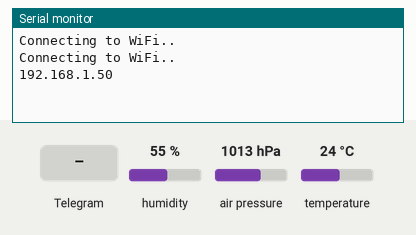
Bench run of a sketch on a simulated ESP8266 (NodeMCU). Parts: the last lines printed to the serial monitor. The inputs (shaded band) are chosen by the test bench; at power-on: humidity 55 %, air pressure 1013 hPa, temperature 24 °C. WiFi joins after 1.5 s; servers stay silent unless stated; the local clock reads 2024-03-15 10:24:30 at power-on unless the sketch sets it.

Above: at 3.2 s.
3.3 s: Telegram message "/start" received
At 4.6 s:
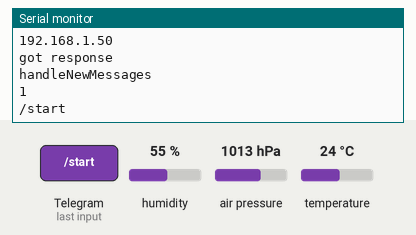
5.1 s: Telegram message "/readings" received
At 6.0 s:
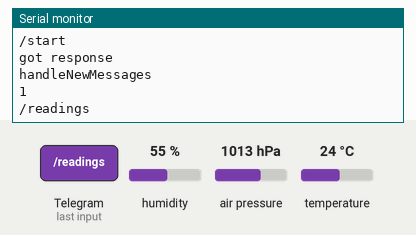
7.0 s: Telegram message "/temperature" received
At 8.6 s:
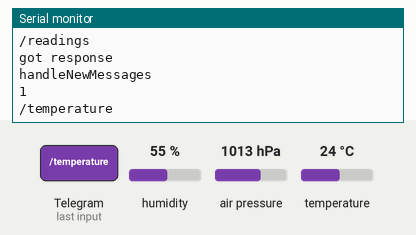
8.9 s: Telegram message "/humidity" received
At 10.4 s:
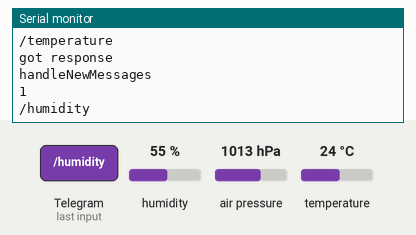
10.8 s: Telegram message "/pressure" received
At 11.9 s:
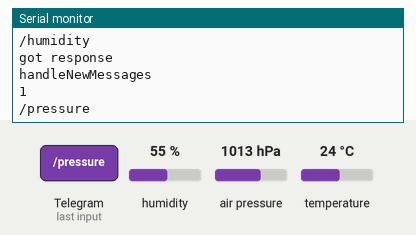

The sketch:

WeatherStation_2.0.ino
```cpp
#ifdef ESP32
#include "WiFi.h"
#else
#include "ESP8266WiFi.h"
#endif
#include "WiFiClientSecure.h"
#include "UniversalTelegramBot.h"
#include "ArduinoJson.h"
#include "Adafruit_BME280.h"
#include "Adafruit_Sensor.h"

const char* ssid = "******";
const char* password = "*******";

#define BOTtoken "5785951704:AAEhQfziLkTfzeq_3r_TxfEbOZyT2DMJCPM"

#ifdef ESP8266
  X509List cert(TELEGRAM_CERTIFICATE_ROOT);
#endif

WiFiClientSecure client;
UniversalTelegramBot bot(BOTtoken, client);

 int botRequestDelay = 1000;
 unsigned long lastTimeBotRan;

 Adafruit_BME280 bme;

 String getReadings(){
  float temperature, humidity, pressure;
  temperature = bme.readTemperature();
  humidity = bme.readHumidity();
  pressure = bme.readPressure() / 100.0F * 0.7500637554192;

  String message = "🌡Температура: " + String(temperature) + " ºC \n";
  message += "💧 Влажность: " + String(humidity) + " % \n";
  message += "㎪ Давление: " + String(pressure) + " Mm \n";
  return message;
 }

 String getTempr(){
  float temperature;
  temperature = bme.readTemperature();
  String message = "🌡 Температура: " + String(temperature) + " ºC \n";
  return message;
 }
  String getHum(){
  float humidity;
  humidity = bme.readHumidity();
  String message = "💧 Влажность: " + String(humidity) + " % \n";
  return message;
 }
 String getPres(){
  float pressure;
  pressure = bme.readPressure() / 100.0F * 0.7500637554192;
  String message = "㎪ Давление: " + String(pressure) + " Mm \n";
  return message;
 }


void handleNewMessages(int numNewMessages){
  Serial.println("handleNewMessages");
  Serial.println(String(numNewMessages));

  for (int i = 0; i < numNewMessages; i++){
    String chat_id = String(bot.messages[i].chat_id);
    String text = bot.messages[i].text;
    Serial.println(text);

    String from_name = bot.messages[i].from_name;

    if (text == "/start"){
      String welcome = "Добро пожаловать, " + from_name + ".\n";
      welcome += "Используйте эти команды, чтобы получить данные:\n\n";
      welcome += "/readings \n";
      welcome += "/temperature \n";
      welcome += "/humidity \n";
      welcome += "/pressure \n";
      bot.sendMessage(chat_id, welcome, "");
    }
    if (text == "/readings"){
      String readings = getReadings();
      bot.sendMessage(chat_id, readings, "");
    }
        if (text == "/temperature"){
      String readings = getTempr();
      bot.sendMessage(chat_id, readings, "");
    }
        if (text == "/humidity"){
      String readings = getHum();
      bot.sendMessage(chat_id, readings, "");
    }
        if (text == "/pressure"){
      String readings = getPres();
      bot.sendMessage(chat_id, readings, "");
    }
  }
}
void setup(){
  Serial.begin(115200);

  #ifdef ESP8266
    configTime(0, 0, "pool.ntp.org");
    client.setTrustAnchors(&cert);
  #endif

  if (!bme.begin(0x76)){
    Serial.println("Could not find a valid sensor!");
    while(1);
  }

  WiFi.mode(WIFI_STA);
  WiFi.begin(ssid, password);
  #ifdef ESP32
    client.setCACert(TELEGRAM_CERTIFICATE_ROOT); // Add root certificate for api.telegram.org
  #endif
  while (WiFi.status() != WL_CONNECTED){
    delay(1000);
    Serial.println("Connecting to WiFi..");
  }
  Serial.println(WiFi.localIP());
}
void loop(){
  if (millis() > lastTimeBotRan + botRequestDelay){
    int numNewMessages = bot.getUpdates(bot.last_message_received +1);

    while(numNewMessages){
      Serial.println("got response");
      handleNewMessages(numNewMessages);
      numNewMessages = bot.getUpdates(bot.last_message_received +1);
    }
    lastTimeBotRan = millis();
  }
}
```

Measured:
- after the input at 3.3 s, the serial monitor: prints a new line after 0.30 s (image 1)
- after the input at 5.1 s, the serial monitor: prints a new line after 0.41 s (image 2)
- after the input at 7.0 s, the serial monitor: prints a new line after 0.41 s (image 3)
- after the input at 8.9 s, the serial monitor: prints a new line after 0.41 s (image 4)
- after the input at 10.8 s, the serial monitor: prints a new line after 0.41 s (image 5)
